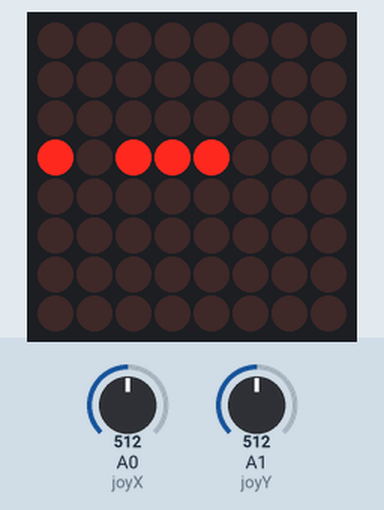
Bench run of a sketch on a simulated Arduino Uno, built with avr-gcc and run on an emulated ATmega328P. On the bench: 8×8 LED matrix. Inputs (shaded band) come from the test bench; at power-on: A0 (joyX) = 512, A1 (joyY) = 512. Random numbers use the default seed unless the sketch sets one. At 1.8 s the program stops and its outputs stay as they are.

Above: at 0.52 s.
At 0.87 s:
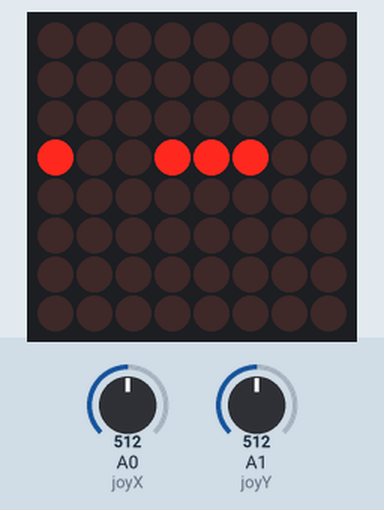
At 1.23 s:
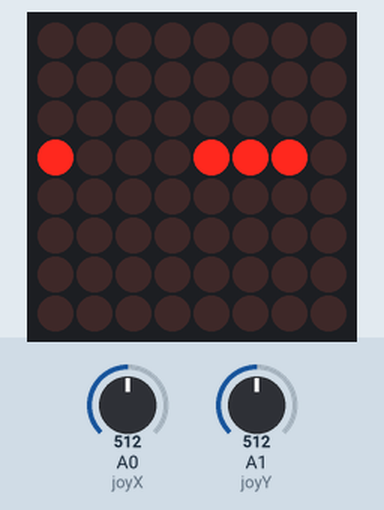
At 1.8 s:
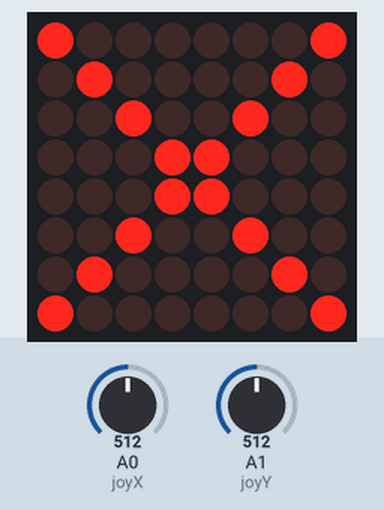

The sketch:

Snake-game.ino
```cpp
#include <LedControl.h> // Librería para controlar el MAX7219 (matriz 8x8)

// Creamos el objeto para la matriz (DIN=12, CLK=11, CS=10, 1 pantalla)
LedControl lc(9, 11, 10, 1);

// Pines del joystick
const int joyX = A0; // eje X
const int joyY = A1; // eje Y

// Arrays para guardar el cuerpo de la serpiente (hasta 64 bloques)
int snakeX[64];
int snakeY[64];

// Longitud inicial de la serpiente
int length = 3;

// Dirección actual de movimiento
int dx = 1; // movimiento en X (1 = derecha, -1 = izquierda)
int dy = 0; // movimiento en Y (1 = abajo, -1 = arriba)

// Posición de la comida
int foodX;
int foodY;

// Estado del juego
bool gameOver = false;

// Control de tiempo para mover la serpiente
unsigned long lastMove = 0;
const int speed = 350; // velocidad (menor = más rápido)

// Función para generar comida en posición aleatoria
void spawnFood() {
  bool ok;

  do {
    ok = true;

    // posición aleatoria en la matriz (0 a 7)
    foodX = random(0, 8);
    foodY = random(0, 8);

    // evitar que la comida aparezca dentro de la serpiente
    for (int i = 0; i < length; i++) {
      if (snakeX[i] == foodX && snakeY[i] == foodY) {
        ok = false; // si coincide, se repite
      }
    }
  } while (!ok);
}

void setup() {
  // activar la matriz MAX7219
  lc.shutdown(0, false);

  // brillo de la matriz (0 a 15)
  lc.setIntensity(0, 8);

  // limpiar pantalla
  lc.clearDisplay(0);

  // semilla aleatoria para la comida
  randomSeed(analogRead(A2));

  // posición inicial de la serpiente (3 bloques)
  snakeX[0] = 3;
  snakeY[0] = 3;

  snakeX[1] = 2;
  snakeY[1] = 3;

  snakeX[2] = 1;
  snakeY[2] = 3;

  // crear primera comida
  spawnFood();
}

void loop() {

  // si el juego terminó
  if (gameOver) {
    lc.clearDisplay(0); // limpiar matriz

    // dibujar una X como pantalla de game over
    for (int i = 0; i < 8; i++) {
      lc.setLed(0, i, i, true);
      lc.setLed(0, i, 7 - i, true);
    }

    // detener el programa aquí
    while (1);
  }

  // leer joystick
  int x = analogRead(joyX);
  int y = analogRead(joyY);

  // mover izquierda / derecha
  if (x < 300 && dx != 1) { // izquierda
    dx = -1;
    dy = 0;
  }
  else if (x > 700 && dx != -1) { // derecha
    dx = 1;
    dy = 0;
  }

  // mover arriba / abajo (Y INVERTIDO)
  if (y > 700 && dy != -1) { // abajo
    dx = 0;
    dy = 1;
  }
  else if (y < 300 && dy != 1) { // arriba
    dx = 0;
    dy = -1;
  }

  // controlar velocidad del movimiento
  if (millis() - lastMove > speed) {
    lastMove = millis();

    // mover el cuerpo de la serpiente
    for (int i = length - 1; i > 0; i--) {
      snakeX[i] = snakeX[i - 1];
      snakeY[i] = snakeY[i - 1];
    }

    // mover la cabeza
    snakeX[0] += dx;
    snakeY[0] += dy;

    // choque con paredes
    if (snakeX[0] < 0 || snakeX[0] > 7 ||
        snakeY[0] < 0 || snakeY[0] > 7) {
      gameOver = true;
    }

    // choque con el cuerpo
    for (int i = 1; i < length; i++) {
      if (snakeX[0] == snakeX[i] &&
          snakeY[0] == snakeY[i]) {
        gameOver = true;
      }
    }

    // comer comida
    if (snakeX[0] == foodX &&
        snakeY[0] == foodY) {

      // aumentar longitud
      snakeX[length] = snakeX[length - 1];
      snakeY[length] = snakeY[length - 1];
      length++;

      // generar nueva comida
      if (length < 64) {
        spawnFood();
      }
    }

    // limpiar pantalla antes de dibujar
    lc.clearDisplay(0);

    // dibujar comida
    lc.setLed(0, foodY, foodX, true);

    // dibujar serpiente
    for (int i = 0; i < length; i++) {
      lc.setLed(0, snakeY[i], snakeX[i], true);
    }
  }
}
```
